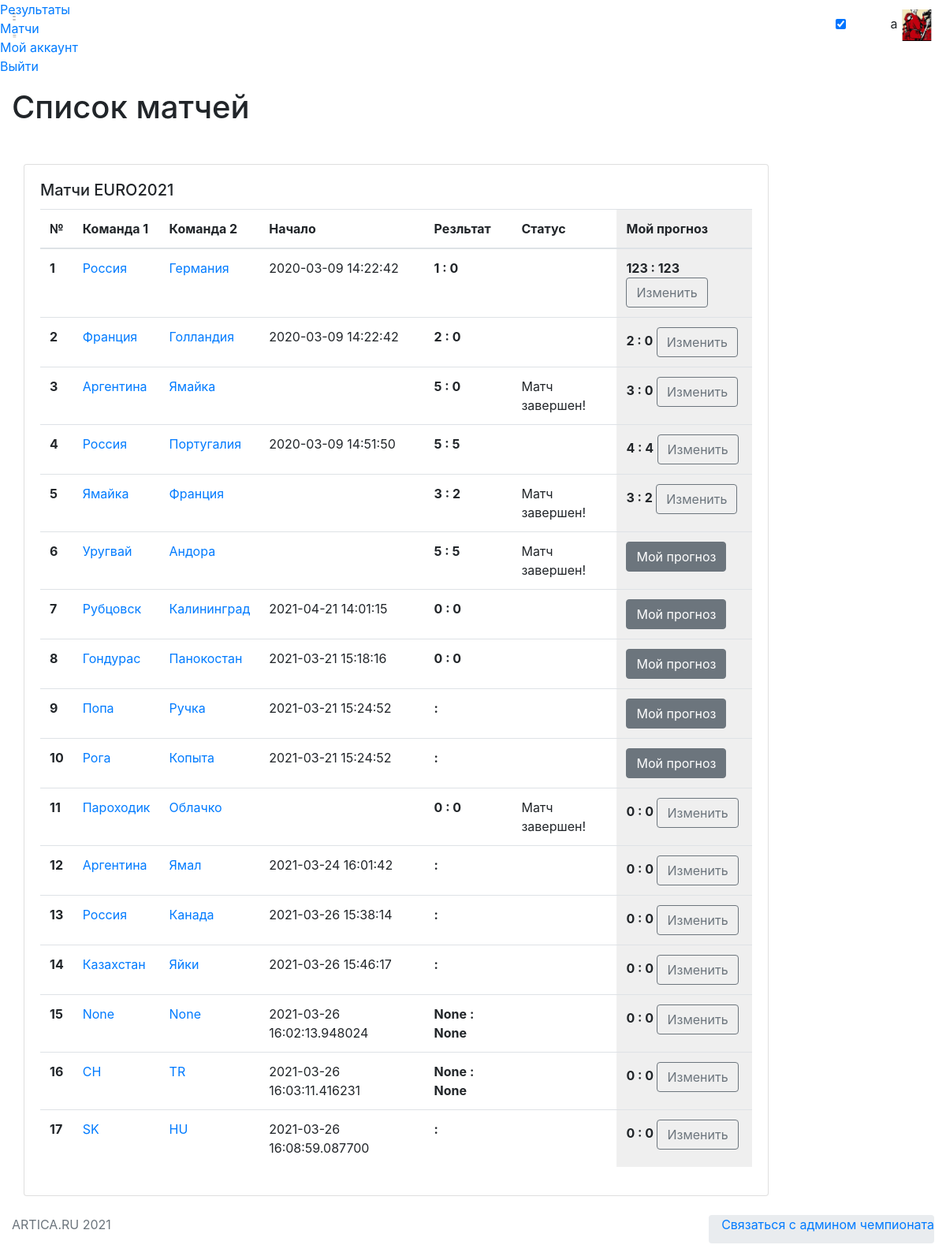
/matchs (signed in), run on an earlier commit of the app's database.
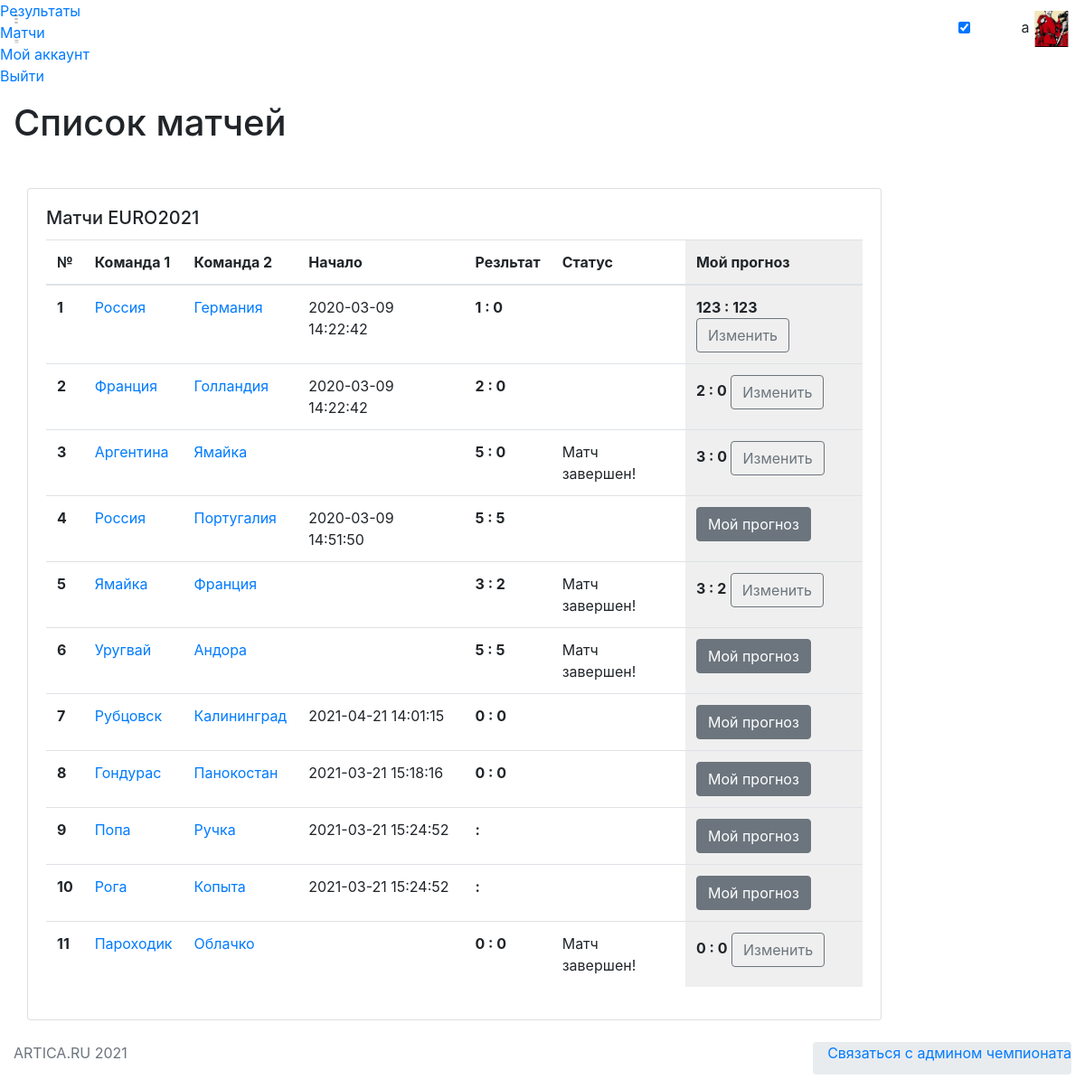
And on a later commit of the database.
### app/models.py (models this page shows, shortened)
class User(UserMixin, db.Model):
    id = db.Column(db.Integer, primary_key=True)
    username = db.Column(db.String(64), index=True, unique=True)
    email = db.Column(db.String(120), index=True, unique=True)
    password_hash = db.Column(db.String(128))
    pred = db.relationship('Bets', backref='author', lazy='dynamic')
    avatar = db.Column(db.String(128))
    about_me = db.Column(db.String(140))
    fio = db.Column(db.String(140))

class Match(db.Model):
    id = db.Column(db.Integer, primary_key=True)
    team1 = db.Column(db.String(64))
    team2 = db.Column(db.String(64))
    t1_res =  db.Column(db.Integer)
    t2_res = db.Column(db.Integer)
    timestamp = db.Column(db.DateTime, index=True, default=datetime.utcnow)
    completed = db.Column(db.Boolean, default=False)

class Bets(db.Model):
    id = db.Column(db.Integer, primary_key=True)
    match_id = db.Column(db.String(140), db.ForeignKey('match.id'))
    user_id = db.Column(db.Integer, db.ForeignKey('user.id'))
    t1_pre = db.Column(db.Integer, default=0)
    t2_pre = db.Column(db.Integer, default=0)
    comment = db.Column(db.String(140))
    timestamp = db.Column(db.DateTime, index=True, default=datetime.utcnow)
    res_scor = db.Column(db.Integer)

### app/routes.py (the view)
@app.route('/matchs', methods=['GET', 'POST'])
@login_required
def matchs():
    matchs = Match.query.all()
    bets = Bets.query.filter_by(user_id=current_user.id).all()
    return render_template('matchs.html', matchs=matchs, bets=bets)

### app/models.py (called while the page is built)
@login.user_loader
def load_user(id):
    return User.query.get(int(id))

### app/templates/matchs.html (shortened to what this page needs)
{% extends  'base.html' %}
{% block content_title %}
    Список матчей
{% endblock %}
{% block content%}
        <div class="col-lg-10 col-md-12 mb-4">
                    <div class="card">
                        <div class="card-body">
                            <h5 class="card-title">Матчи EURO2021</h5>
                                <table  width="100%" class="table">
                                    <thead>
                                        <tr>
                                            <th width="5px;" scope="col">№</th>
                                            <th scope="col">Команда 1</th>
                                            <th scope="col">Команда 2</th>
                                            <th scope="col">Начало</th>
                                            <th scope="col">Резльтат</th>
                                            <th scope="col">Статус</th>
                                            <th style="background-color: #efefef;" scope="col">Мой прогноз</th>
                                        </tr>
                                    </thead>
                                    <tbody>
                                        <tr>
                            {% if current_user.username == 'admin' %}
                                        {% for match in matchs %}
                                            <th scope="row">{{match.id}}</th>
                                            <td><a href="{{ url_for('editmatchs', match_id = match.id) }}">{{match.team1}}</a></td>
                                            <td><a href="{{ url_for('editmatchs', match_id = match.id) }}">{{match.team2}}</a></td>
                                            <td>{{match.timestamp}}</td>
                                            <td><b>{{match.t1_res}} : {{match.t2_res}}</b></td>
                                            <td>{% if match.completed%} Матч завершен!
                                            {%else%} <div class="glyph-icon simple-icon-control-play"></div>
                                            {% endif %}</td>
                                            {%for bet in bets if bet.match_id | int == match.id | int %}
                                                    <td style="background-color: #efefef;"><b>{{bet.t1_pre}} : {{bet.t2_pre}}</b> <a href="{{ url_for('editbets', match_id = match.id) }}"><span class="btn btn btn-outline-secondary btn-xs">Изменить</span></a></td>
                                            {%else%}
                                                    <td style="background-color: #efefef;"><b><a href="{{ url_for('editbets', match_id = match.id) }}"><span class="btn btn btn-secondary btn-xs">Мой прогноз</span></a></td>
                                            {% endfor %}
                                            </tr>
                                        {% endfor %}
                                        {%else%}
                                        {% for match in matchs %}
                                            <th scope="row">{{match.id}}</th>
                                            <td><a href="{{ url_for('editbets', match_id = match.id) }}">{{match.team1}}</a></td>
                                            <td><a href="{{ url_for('editbets', match_id = match.id) }}">{{match.team2}}</a></td>
                                            <td>{% if match.completed%}
                                            {%else%} {{match.timestamp}}
                                            {% endif %}</td>
                                            <td><b>{{match.t1_res}} : {{match.t2_res}}</b></td>
                                            <td>{% if match.completed%} Матч завершен!
                                            {%else%} <div class="glyph-icon simple-icon-control-play"></div>
                                            {% endif %}</td>
                                            {%for bet in bets if bet.match_id | int == match.id | int %}
                                                   <td style="background-color: #efefef;"><b>{{bet.t1_pre}} : {{bet.t2_pre}}</b> <a href="{{ url_for('editbets', match_id = match.id) }}"><span class="btn btn btn-outline-secondary btn-xs">Изменить</span></a></td>
                                            {%else%}
                                                    <td style="background-color: #efefef;"><b><a href="{{ url_for('editbets', match_id = match.id) }}"><span class="btn btn btn-secondary btn-xs">Мой прогноз</span></a></td>
                                            {% endfor %}
                                            </tr>
                                        {% endfor %}
                                        {% endif %}
                                </tbody>
                            </table>
                        </div>
                    </div>
        </div>
{% endblock %}

### app/templates/base.html (shortened to what this page needs)
<!DOCTYPE html>
<html lang="en">
<head>
    <link rel="stylesheet" href="https://starbets.herokuapp.com/static/font/iconsmind-s/css/iconsminds.css" />
    <link rel="stylesheet" href="https://starbets.herokuapp.com/static/font/simple-line-icons/css/simple-line-icons.css" />
    <link rel="stylesheet" href="https://starbets.herokuapp.com/static/css/vendor/bootstrap.min.css" />
    <link rel="stylesheet" href="https://starbets.herokuapp.com/static/css/vendor/bootstrap.rtl.only.min.css" />
    <link rel="stylesheet" href="https://starbets.herokuapp.com/static/css/vendor/fullcalendar.min.css" />
    <link rel="stylesheet" href="https://starbets.herokuapp.com/static/css/vendor/dataTables.bootstrap4.min.css" />
    <link rel="stylesheet" href="https://starbets.herokuapp.com/static/css/vendor/datatables.responsive.bootstrap4.min.css" />
    <link rel="stylesheet" href="https://starbets.herokuapp.com/static/css/vendor/select2.min.css" />
    <link rel="stylesheet" href="https://starbets.herokuapp.com/static/css/vendor/select2-bootstrap.min.css" />
    <link rel="stylesheet" href="https://starbets.herokuapp.com/static/css/vendor/perfect-scrollbar.css" />
    <link rel="stylesheet" href="https://starbets.herokuapp.com/static/css/vendor/glide.core.min.css" />
    <link rel="stylesheet" href="https://starbets.herokuapp.com/static/css/vendor/bootstrap-stars.css" />
    <link rel="stylesheet" href="https://starbets.herokuapp.com/static/css/vendor/nouislider.min.css" />
    <link rel="stylesheet" href="https://starbets.herokuapp.com/static/css/vendor/bootstrap-datepicker3.min.css" />
    <link rel="stylesheet" href="https://starbets.herokuapp.com/static/css/vendor/component-custom-switch.min.css" />
    <link rel="stylesheet" href="https://starbets.herokuapp.com/static/css/main.css" />
</head>
<body id="app-container" class="menu-default show-spinner">
    <nav class="navbar fixed-top">
        <div class="d-flex align-items-center navbar-left">
            <a href="#" class="menu-button d-none d-md-block">
                <svg class="main" xmlns="http://www.w3.org/2000/svg" viewBox="0 0 9 17">
                    <rect x="0.48" y="0.5" width="7" height="1" />
                    <rect x="0.48" y="7.5" width="7" height="1" />
                    <rect x="0.48" y="15.5" width="7" height="1" />
                </svg>
                <svg class="sub" xmlns="http://www.w3.org/2000/svg" viewBox="0 0 18 17">
                    <rect x="1.56" y="0.5" width="16" height="1" />
                    <rect x="1.56" y="7.5" width="16" height="1" />
                    <rect x="1.56" y="15.5" width="16" height="1" />
                </svg>
            </a>
        </div>
        <div class="navbar-right">
            <div class="header-icons d-inline-block align-middle">
                <div class="d-none d-md-inline-block align-text-bottom mr-3">
                    <div class="custom-switch custom-switch-primary-inverse custom-switch-small pl-1"
                         data-toggle="tooltip" data-placement="left" title="Dark Mode">
                        <input class="custom-switch-input" id="switchDark" type="checkbox" checked>
                    </div>
                </div>
                <button class="header-icon btn btn-empty d-none d-sm-inline-block" type="button" id="fullScreenButton">
                </button>
            </div>
               {% if current_user.is_anonymous %}{% else %}
            <div class="user d-inline-block">
                <button class="btn btn-empty p-0" type="button" data-toggle="dropdown" aria-haspopup="true"
                    aria-expanded="false">
                    <span class="name">{{ current_user.username }}</span>
                    <span>
                        <img style="object-fit: cover; width: 40px; height: 40px;" alt="Profile picture" src="{{'static/'+current_user.avatar}}" />
                    </span>
                </button>
            </div>
            {% endif %}
        </div>
    </nav>
    <div class="menu">
        <div class="main-menu">
            <div class="scroll">
                <ul class="list-unstyled">
                    {% if current_user.is_anonymous %}
                    <li>
                        <a href="{{ url_for('login') }}">
                            <i class="simple-icon-login"></i> Войти
                        </a>
                    </li>
                    <li>
                        <a href="{{ url_for('register') }}">
                            <i class="simple-icon-user-follow"></i> Регистрация
                        </a>
                    </li>
                    {% else %}
                   <li class="active">
                        <a href="/">
                            <span>Результаты</span>
                        </a>
                    </li>
                    <li>
                        <a href="{{ url_for('matchs') }}">
                             Матчи
                        </a>
                    </li>
                    <li>
                        <a href="{{ url_for('user', username=current_user.username) }}">
                             Мой аккаунт
                        </a>
                    </li>
                    <li>
                        <a href="{{ url_for('logout') }}">
                             Выйти
                        </a>
                    </li>
                 {% endif %}
                </ul>
            </div>
        </div>
    </div>
    <main>
        <div class="container-fluid">
            <div class="row">
                <div class="col-12">
                    <h1>
                     {% block content_title %}
                     {% endblock %}
                    </h1>
                </div>
            </div>
                {% block content%}
                {% endblock %}
        </div>
    </main>
    <footer class="page-footer">
        <div class="footer-content">
            <div class="container-fluid">
                <div class="row">
                    <div class="col-12 col-sm-6">
                        <p class="mb-0 text-muted">ARTICA.RU 2021</p>
                    </div>
                    <div class="col-sm-6 d-none d-sm-block">
                        <ul class="breadcrumb pt-0 pr-0 float-right">
                            <li class="breadcrumb-item mb-0">
                                <a href="tel:+79132344444" class="btn-link">Связаться с админом чемпионата</a>
                            </li>
                        </ul>
                    </div>
                </div>
            </div>
        </div>
    </footer>
</body>
</html>

What changed in the data, as far as the page shows it:
removed Bets: t1_pre "4", t2_pre "4", shown under Match "Португалия"
removed Match: id "12", team1 "Аргентина", team2 "Ямал", timestamp "2021-03-24 16:01:42"
removed Bets: t1_pre "0", t2_pre "0", shown under "12"
removed Match: id "13", team1 "Россия", team2 "Канада", timestamp "2021-03-26 15:38:14"
removed Bets: t1_pre "0", t2_pre "0", shown under "13"
removed Match: id "14", team1 "Казахстан", team2 "Яйки", timestamp "2021-03-26 15:46:17"
removed Bets: t1_pre "0", t2_pre "0", shown under "14"
removed Match: id "15", team1 "None", team2 "None", timestamp "2021-03-26 16:02:13.948024", t1_res "None", t2_res "None"
removed Bets: t1_pre "0", t2_pre "0", shown under "15"
removed Match: id "16", team1 "CH", team2 "TR", timestamp "2021-03-26 16:03:11.416231", t1_res "None", t2_res "None"
removed Bets: t1_pre "0", t2_pre "0", shown under "16"
removed Match: id "17", team1 "SK", team2 "HU", timestamp "2021-03-26 16:08:59.087700"
removed Bets: t1_pre "0", t2_pre "0", shown under "17"
shown differently, row unchanged: Match "Португалия": now shows "Мой прогноз"
